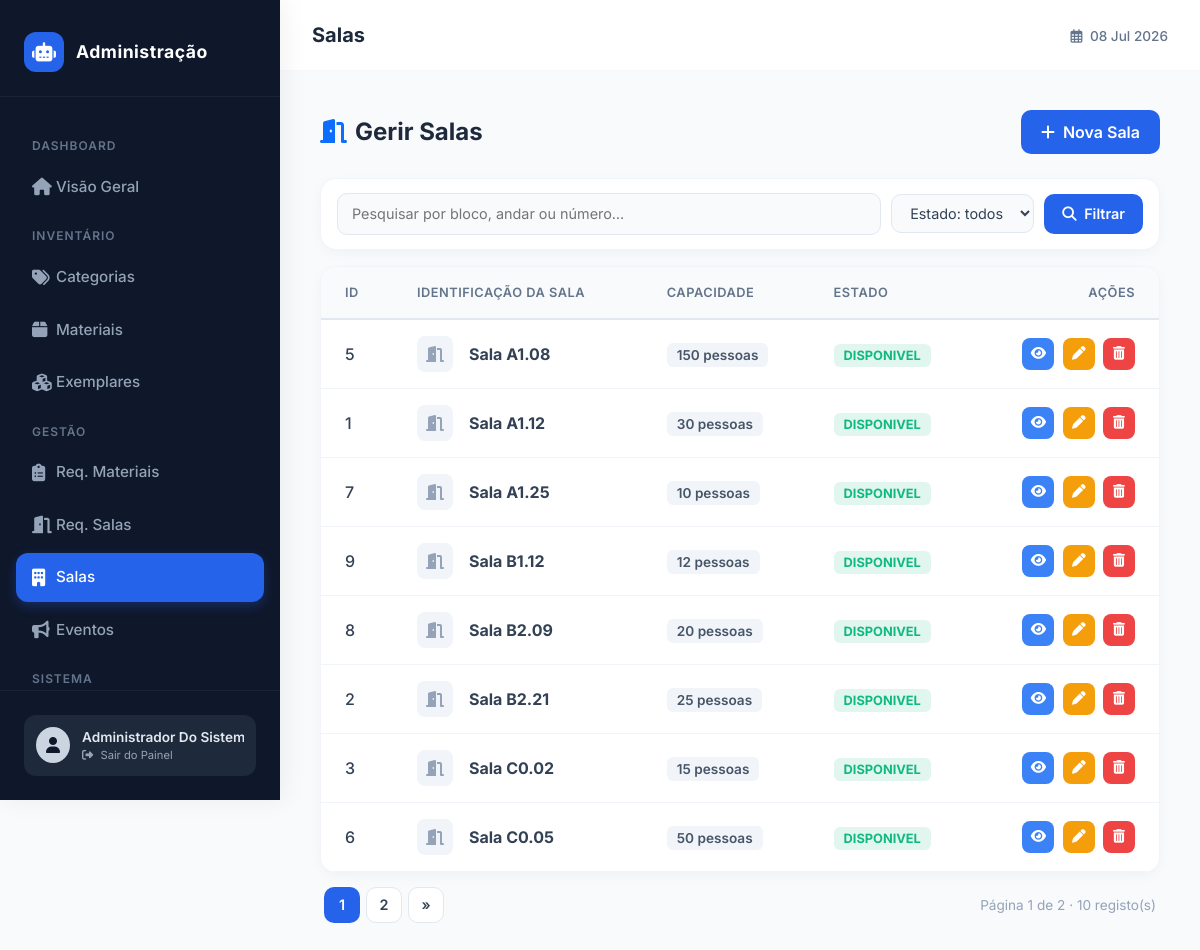
Page /public/admin/salas (signed in) on the committed database.
### tables this page shows
CREATE TABLE IF NOT EXISTS `sala` (
  `id` INT NOT NULL AUTO_INCREMENT,
  `numero` VARCHAR(15) NOT NULL,
  `andar` INT NOT NULL,
  `bloco` VARCHAR(10) NOT NULL,
  `capacidade` INT NOT NULL,
  `descricao` TEXT NULL DEFAULT NULL,
  `estado` ENUM('DISPONIVEL', 'MANUTENCAO', 'DANIFICADA', 'OCUPADA') NOT NULL DEFAULT 'DISPONIVEL',
  PRIMARY KEY (`id`));

### app/core/Controller.php (called while the page is built, shortened)
<?php
class Controller
{
    protected function viewAdmin(string $view, array $data = [], string $breadcrumb = '', string $adminSection = '')
    {
        require __DIR__ . '/../views/layouts/admin.php';
    }
}

### app/controllers/AdminController.php (called while the page is built, shortened)
<?php
require_once __DIR__ . '/../core/Controller.php';
class AdminController extends Controller
{
    public function salas()
    {
        $model = new Sala();
        $todas = $model->todas();
        $filtradas = $this->aplicarFiltros($todas, ['bloco', 'numero', 'andar'], ['estado' => 'estado']);
        $paginacao = $this->paginar($filtradas, 8);
        $this->viewAdmin('administracao/salas/index', [
            'salas'        => $paginacao['itens'],
            'paginacao'    => $paginacao,
            'estadosSala'  => $this->opcoesDe($todas, 'estado'),
        ], 'Salas', 'salas');
    }
}

### app/core/Router.php (called while the page is built, shortened)
<?php
class Router
{
    public function run()
    {
        $url = $_GET['url'] ?? 'home/index';
        $url = trim($url, '/');
        $parts = explode('/', $url);
        $method = $parts[1] ?? 'index';
        $params = array_slice($parts, 2);
        $controller = new $controllerName();
        call_user_func_array([$controller, $method], $params);
    }
}

### public/index.php (called while the page is built, shortened)
<?php
require_once __DIR__ . '/../app/core/Router.php';
$router = new Router();
$router->run();

### app/config/database.php (called while the page is built, shortened)
<?php
class Database
{
    private static ?PDO $instance = null;
    public static function getInstance(): PDO
    {
        if (self::$instance === null) {
            $dsn = 'mysql:host=' . DB_HOST . ';port=' . DB_PORT . ';dbname=' . DB_NAME . ';charset=utf8mb4';
            $opcoes = [PDO::ATTR_ERRMODE => PDO::ERRMODE_EXCEPTION];
            try {
                self::$instance = new PDO($dsn, DB_USER, DB_PASS, $opcoes);
            } catch (PDOException $e) {
                die('Erro de ligação à BD: ' . $e->getMessage());
            }
        }
        return self::$instance;
    }
}

### app/core/Model.php (called while the page is built, shortened)
<?php
require_once __DIR__ . '/../config/database.php';
class Model
{
    public function __construct()
    {
        $this->db = Database::getInstance();
    }
}

### app/models/Sala.php (called while the page is built, shortened)
<?php
require_once __DIR__ . '/../core/Model.php';
class Sala extends Model
{
    public function todas()
    {
        return $this->db->query("SELECT * FROM sala ORDER BY bloco, andar, numero")->fetchAll(PDO::FETCH_ASSOC);
    }
}

### app/views/administracao/salas/index.php (the view, shortened to what this page needs)
<div class="d-flex justify-content-between align-items-center flex-wrap gap-3 mb-4">
    <h4 class="mb-0 fw-bold" style="color: #1e293b;"><i class="fas fa-door-open text-primary me-2"></i>Gerir Salas</h4>
    <a href="<?php echo BASE_URL; ?>admin/salaCreate" class="btn-clean-primary">
        <i class="fas fa-plus me-2"></i> Nova Sala
    </a>
</div>
<?php
include __DIR__ . '/../_filtros.php';
?>
<div class="clean-card">
    <div class="table-responsive">
        <?php if (empty($salas)): ?>
            <div class="text-center py-5" style="color: #94a3b8;">
                <i class="fas fa-door-open mb-3" style="font-size: 3rem; opacity: 0.5;"></i>
                <h5>Nenhuma sala registada.</h5>
            </div>
        <?php else: ?>
        <table class="table table-borderless table-clean mb-0">
            <thead>
                <tr>
                    <th style="width: 80px;" class="ps-4">ID</th>
                    <th>Identificação da Sala</th>
                    <th>Capacidade</th>
                    <th>Estado</th>
                    <th class="text-end pe-4" style="width: 180px;">Ações</th>
                </tr>
            </thead>
            <tbody>
                <?php foreach ($salas as $s): ?>
                <tr>
                    <td class="ps-4"><?php echo htmlspecialchars($s['id']); ?></td>
                    <td>
                        <div class="d-flex align-items-center gap-3">
                            <?php if (!empty($s['imagem'])): ?>
                                <img style="width: 36px; height: 36px; border-radius: 8px; object-fit: cover;" alt="Sala">
                            <?php else: ?>
                                <div style="width: 36px; height: 36px; border-radius: 8px; background-color: #f1f5f9; display: flex; align-items: center; justify-content: center; color: #94a3b8;"><i class="fas fa-door-open"></i></div>
                            <?php endif; ?>
                            <strong>Sala <?php echo htmlspecialchars(($s['bloco'] ?? '') . ($s['andar'] ?? '') . '.' . ($s['numero'] ?? '')); ?></strong>
                        </div>
                    </td>
                    <td>
                        <span style="background-color: #f1f5f9; color: #475569; padding: 4px 10px; border-radius: 6px; font-size: 0.85rem; font-weight: 600;">
                            <?php echo (int)($s['capacidade'] ?? 0); ?> pessoas
                        </span>
                    </td>
                    <td>
                        <?php
                        $estado = $s['estado'] ?? 'DISPONIVEL';
                        $color = '#10b981';
                        ?>
                        <span style="background-color: <?php echo $color; ?>20; color: <?php echo $color; ?>; padding: 4px 10px; border-radius: 6px; font-size: 0.8rem; font-weight: 700; text-transform: uppercase;">
                            <?php echo htmlspecialchars($estado); ?>
                        </span>
                    </td>
                    <td class="text-end pe-4">
                        <a href="<?php echo BASE_URL; ?>admin/salaView/<?php echo (int)$s['id']; ?>" class="action-icon-btn action-view" title="Ver Detalhes"><i class="fas fa-eye"></i></a>
                        <a href="<?php echo BASE_URL; ?>admin/salaEdit/<?php echo (int)$s['id']; ?>" class="action-icon-btn action-edit" title="Editar"><i class="fas fa-pen"></i></a>
                        <a href="<?php echo BASE_URL; ?>admin/salaDelete/<?php echo (int)$s['id']; ?>" class="action-icon-btn action-delete" title="Apagar"><i class="fas fa-trash-alt"></i></a>
                    </td>
                </tr>
                <?php endforeach; ?>
            </tbody>
        </table>
        <?php endif; ?>
    </div>
</div>
<?php
include __DIR__ . '/../_paginacao.php';
?>

### app/views/layouts/admin.php (style rules this page uses)
:root { --sidebar-bg: #0f172a; --sidebar-hover: #1e293b; --accent-color: #2563eb; --main-bg: #f8fafc; }
body { background-color: var(--main-bg); font-family: 'Inter', sans-serif; color: #334155; margin: 0; overflow-x: hidden; }

### app/views/administracao/salas/index.php (style rules this page uses)
.clean-card { background: #ffffff; border: 1px solid #f1f5f9; border-radius: 16px; box-shadow: 0 4px 15px -3px rgba(0, 0, 0, 0.05); overflow: hidden; }
.btn-clean-primary { background-color: #2563eb; color: white; border: none; border-radius: 10px; font-weight: 600; padding: 10px 20px; transition: all 0.3s; display: inline-flex; align-items: center; justify-content: center; text-decoration: none; }
.table-clean th { background: #f8fafc; font-size: 0.8rem; text-transform: uppercase; letter-spacing: 0.5px; color: #64748b; font-weight: 600; padding: 16px; border-bottom: 2px solid #e2e8f0; }
.table-clean td { padding: 16px; vertical-align: middle; border-bottom: 1px solid #f1f5f9; color: #334155; font-weight: 500; }
.action-icon-btn { width: 32px; height: 32px; display: inline-flex; align-items: center; justify-content: center; border-radius: 8px; font-size: 0.85rem; transition: 0.2s; color: white; margin-left: 4px; text-decoration: none; }
.action-view { background: #3b82f6; }
.action-edit { background: #f59e0b; }
.action-delete { background: #ef4444; }

### rows in the picture
sala: id "5", bloco+andar+numero "A1.08", capacidade "150", estado "DISPONIVEL"
sala: id "1", bloco+andar+numero "A1.12", capacidade "30", estado "DISPONIVEL"
sala: id "7", bloco+andar+numero "A1.25", capacidade "10", estado "DISPONIVEL"
sala: id "9", bloco+andar+numero "B1.12", capacidade "12", estado "DISPONIVEL"
sala: id "8", bloco+andar+numero "B2.09", capacidade "20", estado "DISPONIVEL"
sala: id "2", bloco+andar+numero "B2.21", capacidade "25", estado "DISPONIVEL"
sala: id "3", bloco+andar+numero "C0.02", capacidade "15", estado "DISPONIVEL"
sala: id "6", bloco+andar+numero "C0.05", capacidade "50", estado "DISPONIVEL"

### other values in the picture
$currentUser['nome'] "Administrador Do…"
$admin_breadcrumb "Salas"
$atual "1"
$ultima "2"
$paginacao['total'] "10"
form field estado "Estado: todos"
